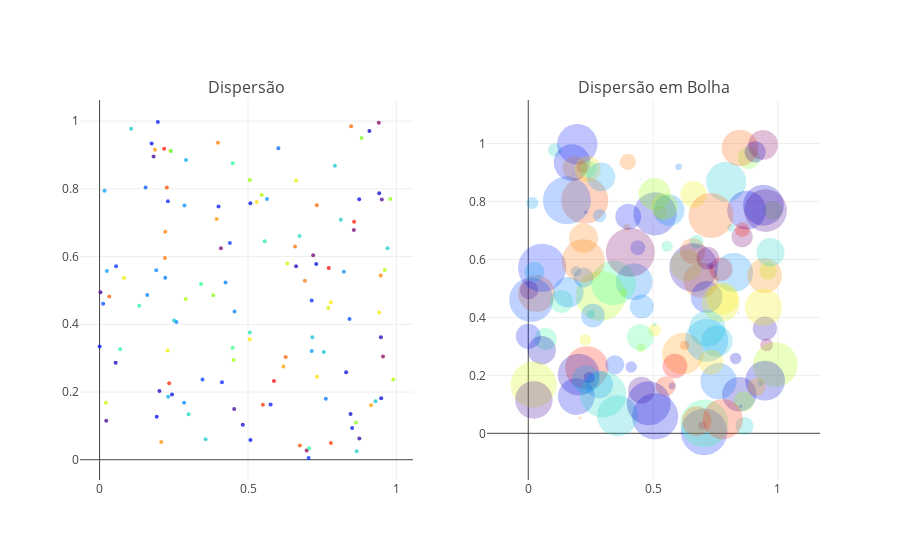

The notebook cell saved with this chart:
### Code cell
%%time
fig = tools.make_subplots(rows=1, cols=2, print_grid=False,
                          subplot_titles=['Dispersão', 'Dispersão em Bolha'])

fig.append_trace(dispA, 1, 1)
fig.append_trace(dispB, 1, 2)

iplot(fig, filename='grafico-dispersao', show_link=False)
